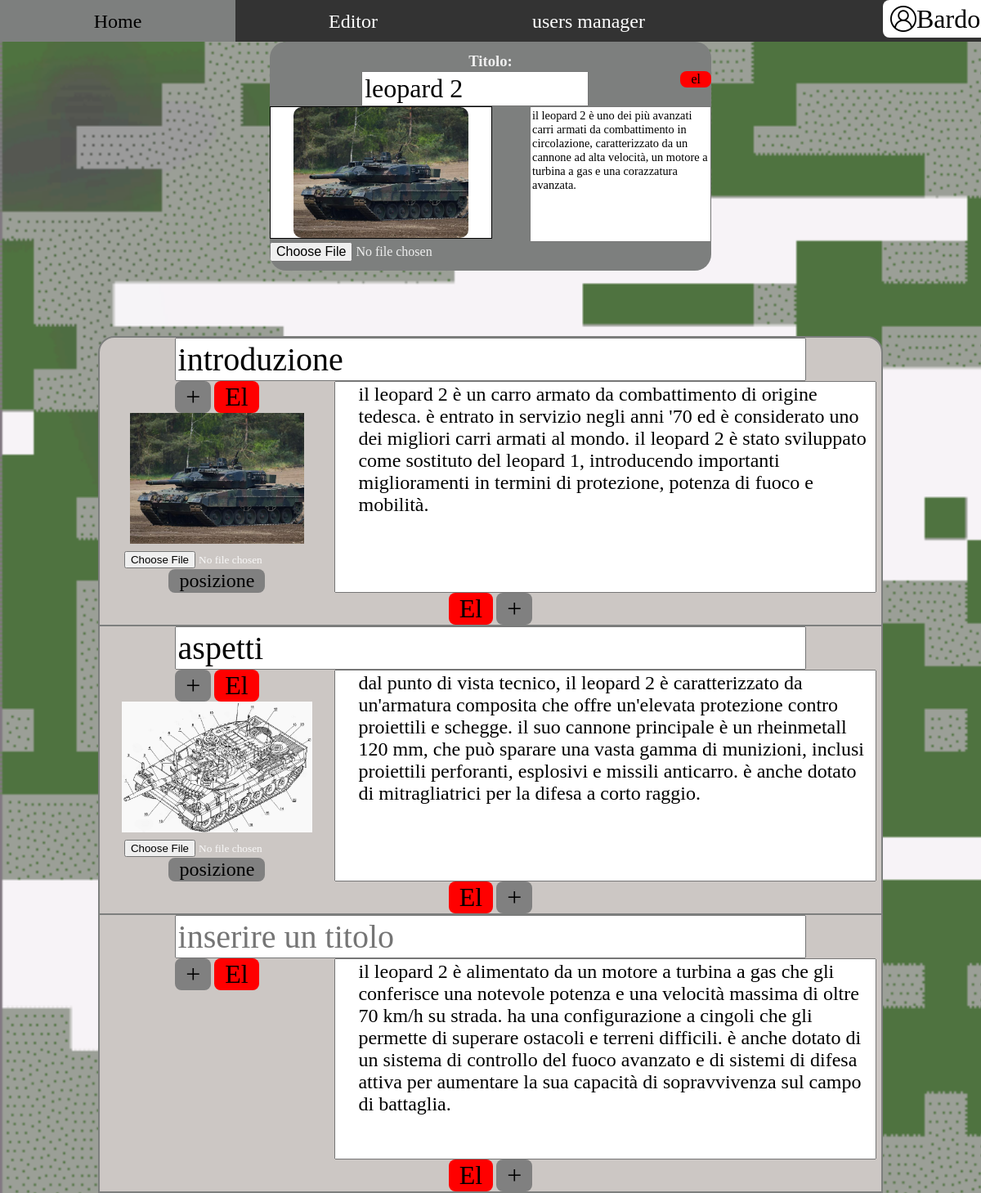
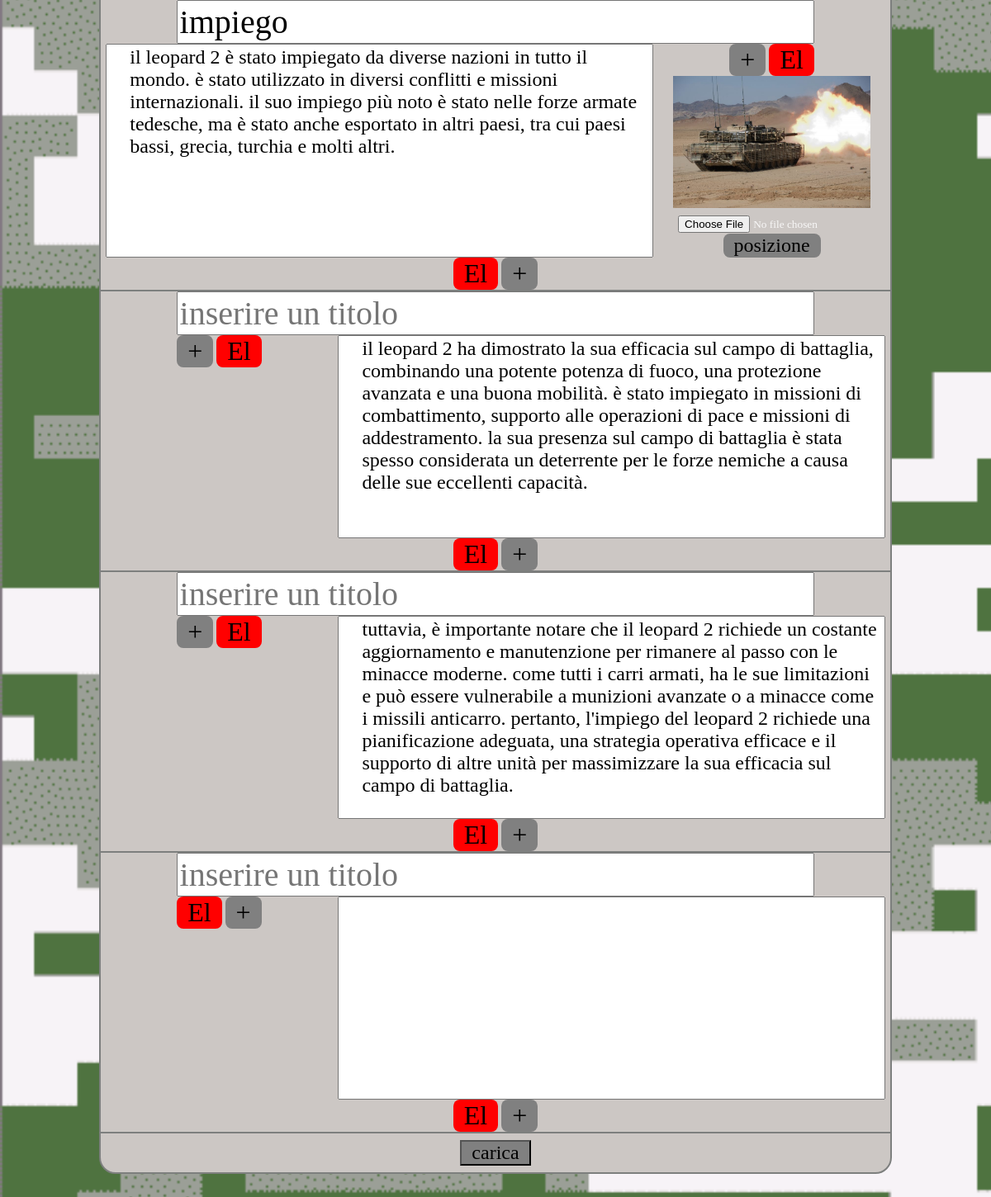
The page /editor.php?id=3 (signed in) on the database its author committed (2 pictures, top to bottom).
### tables this page shows
CREATE TABLE `articoli` (
  `id` int(11) NOT NULL,
  `titolo` varchar(255) DEFAULT NULL,
  `descrizione` text DEFAULT NULL,
  `giorno` datetime DEFAULT NULL,
  `logo` int(11) DEFAULT -1,
  `utente` varchar(50) DEFAULT NULL,
  `visualizzazioni` int(11) DEFAULT 0
);

CREATE TABLE `immagini` (
  `id` int(11) NOT NULL,
  `nome` varchar(255) DEFAULT NULL,
  `logo` tinyint(1) DEFAULT 0
);

CREATE TABLE `paragrafi` (
  `id` int(11) NOT NULL,
  `articolo` int(11) NOT NULL,
  `titolo` varchar(255) DEFAULT NULL,
  `contenuto` text DEFAULT NULL,
  `stile` int(11) DEFAULT 0
);

### editor.php (the view, shortened to what this page needs)
<?php
$id = -1;
if(!empty($_GET["id"]))
    $id = $_GET["id"];
$num = 1;
$pdo = new PDO("mysql:host=localhost; dbname=blog", "root", "");
?>
<!DOCTYPE html>
<html lang="it" >
    <head>
        <link rel="stylesheet" href="./css/common.css">
        <link rel="stylesheet" href="./css/editor.css">
    </head>
    <body>
        <div id="root">
            <div>
            <nav>
                <ul>
                    <li><a href="./index.php">Home</a></li>
                    <li><a href="./editor.php">Editor</a></li>
                    <li><?php
                        $text = "SELECT * FROM utenti WHERE username = ?";
                        $query= $pdo->prepare($text);
                        $query->execute([$_SESSION['user']]);
                        $row = $query->fetch();
                        if($row['ruolo']=='ADMIN'){
                            echo '<a href="./manager.php">users manager</a>';
                        }
                        ?>
                    </li>
                    <li id="logli"><div id="loginBtn"
                    ><img src="./img/account.png" alt="">
                    <?php
                        if(!empty($_SESSION['user'])){
                            echo '<p>'.$_SESSION["user"]."</p>";
                        }
                        else{
                            echo '<p>Accedi</p>';
                        }
                    ?>
                    </div>
                </li>
                </ul>
                </nav>
                <?php
                    $pdo = new PDO("mysql:host=localhost; dbname=blog", "root", "");
                    $text = "SELECT articoli.*, immagini.nome FROM articoli, immagini WHERE articoli.id = ? AND articoli.logo = immagini.id";
                    $query= $pdo->prepare($text);
                    $query->execute([$id]);
                    $articolo = $query->fetch();
                    $text = "SELECT * FROM paragrafi WHERE articolo = ?";
                    $query= $pdo->prepare($text);
                    $query->execute([$id]);
                    $paragrafi = $query->fetchAll();
                    $immagini=array();
                    $text = "SELECT nome, idParagrafo FROM immagini, immaginiDiParagrafi WHERE immagini.id = idImmagine AND idParagrafo = ? AND idArticolo = ?";
                    $query= $pdo->prepare($text);
                    foreach ($paragrafi as $value) {
                        $query->execute([$value['id'], $value['articolo']]);
                        $aus = $query->fetchAll();
                        foreach ($aus as $val) {
                            array_push($immagini,$val);
                        }
                    };
                ?>
                <div class="App">
                    <form action="editor.php?id=<?php echo $id ?>&m=1" method="post" enctype="multipart/form-data">
                        <div id='editorContainer'>
                            <article>
                                <div id="ediTitContainer">
                                    <h3 id="editorH3">Titolo:</h3>
                                    <input id="editorTitolo" type="text" placeholder="inserire un titolo" <?php if($articolo!=null)echo 'value="'.$articolo['titolo'].'"'?>></input>
                                    <?php if($id != -1)echo '<button id="eliminaArt" type=button onclick="delArt('.$id.')">el</button>'?>
                                </div>
                                <textarea id='editorDescArt'placeholder="inserire una descrizione"><?php if($articolo!=null)echo $articolo['descrizione']?></textarea>
                                <div id='editorImmagine'>
                                    <img id='editorImgArt' <?php if($articolo!=null)echo 'src="./img/'.$articolo['nome'].'"'?>>
                                </div>
                                <div id='editorInputs'>
                                    <input id="editorInputImg" type="file" accept="image/*" name="inputImg0" onchange="getImgData('editorImgArt','editorInputImg')"/>
                                </div>
                            </article>
                        </div>
                        <div id='bodyArticolo'>
                            <div id='formArticolo'>
                                <article id="paragZone">
                                    <?php
                                        foreach ($paragrafi as $value) {
                                            echo '
                                            <div id="paragrafo'.$num.'" class="paragrafo" ';
                                            if($value['stile']==1)echo 'style="flex-direction: row-reverse;"';
                                            echo '>
                                                <div id="subTitleContainer'.$num.'" class="subTitleContainer">
                                                    <input id="subTitle'.$num.'" class="subTitle" type="text" placeholder="inserire un titolo" value='.$value['titolo'].'></input>
                                                </div>
                                                <div id="'.$num.'" class="immagini">
                                                    <button type="button" class="insertImgBtn" onclick="insertImg('.$num.')">+</button>
                                                    <button type="button" class="delBtnImg" onclick="annullaImg('.$num.')">El</button>'
                                            ;
                                            $i = 0;
                                            foreach ($immagini as $val) {
                                                if($val['idParagrafo']==$value['id']){
                                                    $i++;
                                                    echo '  <div id="imgAndBtnContainer'.$num.'" class="imgAndBtnContainer">
                                                                <img id="immagine'.$num.''.$i.'" class="immagine" src="./img/'.$val['nome'].'">
                                                                <div class="onputImgContainer">
                                                                    <input type="hidden" class="imgName" id="imgName'.$num.''.$i.'" value="'.$val['nome'].'"/>
                                                                    <input class="inputImg" id="inputImg'.$num.''.$i.'" name="inputImg'.$num.''.$i.'" type="file" accept="image/*" onchange="getImgData(\'immagine'.$num.''.$i.'\',\'inputImg'.$num.''.$i.'\')"/>
                                                                </div>
                                                                </div>
                                                                '
                                                    ;
                                                }
                                            }
                                            if($i>0){
                                                echo '<button class="changePos" type="button" onclick="changePos('.$num.')">posizione</button>';
                                            }
                                            echo'
                                                </div>
                                                <textarea id="textarea'.$num.'" type="text" class="paragrafoContent">'.$value['contenuto'].'</textarea>
                                                <div style="width=fit-content; margin-left:auto; margin-right:auto;">
                                                    <button type="button" class="delBtnPar" onclick="annullaParag('.$num.')">El</button>
                                                    <button type="button" class="insertParag" onclick="insertParag('.$num.')">+</button>
                                                </div>
                                            </div>
                                            ';
                                            $num++;
                                        }
                                    ?>
                                    <div id="paragrafo<?php echo $num?>" class="paragrafo">
                                                <div id="subTitleContainer<?php echo $num?>" class="subTitleContainer">
                                                    <input id="subTitle<?php echo $num?>" class="subTitle" type="text" placeholder="inserire un titolo"></input>
                                                </div>
                                                <div id="<?php echo $num?>" class="immagini">
                                                    <button type="button" class="delBtnImg" onclick="annullaImg(<?php echo $num?>)">El</button>
                                                    <button type="button" class="insertImgBtn" onclick="insertImg(<?php echo $num?>)">+</button>
                                                </div>
                                                <textarea id="textarea<?php echo $num?>" type="text" class="paragrafoContent"></textarea>
                                                <div style="width=fit-content; margin-left:auto; margin-right:auto;">
                                                    <button type="button" class="delBtnPar" onclick="annullaParag(<?php echo $num?>)">El</button>
                                                    <button type="button" class="insertParag" onclick="insertParag(<?php echo $num?>)">+</button>
                                                </div>
                                            </div>
                                </article>
                            <input id="invio" type="submit" value="carica" onclick="invia(<?php echo $id;?>)"/>
                            </div>
                        </div>
                    </form>
                </div>
            </div>
        </div>
    </body>
</html>

### css/common.css (style rules this page uses)
* { font-family: font; }
:root { font-family: font; font-size: 16px; line-height: 24px; font-weight: 400; color-scheme: light dark; color: rgba(255, 255, 255, 0.87); background-color: #242424; font-synthesis: none; text-rendering: optimizeLegibility; -webkit-font-smoothing: antialiased; -moz-osx-font-smoothing: grayscale; -webkit-text-size-adjust: 100%; }
#root { position:inherit; width: 100%; text-align: center; }
html { min-height: 100vh; }
body { place-items:initial; min-width: 320px; min-height: 100vh; margin:0; display: flex; flex-direction: column; background-image:url('../img/background1.png'); background-repeat: no-repeat; background-size: cover; }
button { border-radius: 8px; border: 1px solid transparent; padding: 0.6em 1.2em; font-size: 1em; font-weight: 500; font-family: inherit; background-color: #1a1a1a; cursor: pointer; transition: border-color 0.25s; }
nav { z-index: 999; position: sticky; top:0; }
ul { list-style-type: none; margin: 0; padding: 0; overflow: hidden; background-color: #333; }
li { width: 24%; float: left; }
#loginBtn { background-color: white; width: 100%; color: black; display: inline-flex; align-items: center; border-radius: 8px; border: 1px solid transparent; max-height: 4vh; padding: 0.5vw 1vh; font-size: 1em; font-weight: 500; font-family: inherit; cursor: pointer; transition: border-color 0.25s; }
#loginBtn img { max-height: 4vh; height: auto; }
#loginBtn p { text-align: center; font-size: 200%; margin:0; }
li a { font-size: 3vh; min-height: 3vh; padding: 1.7vh 1vw; display: block; color: white; text-align: center; text-decoration: none; transition: background-color 0.5s, color 0.5s; }
#logli { width: 10%; float: right; align-items: baseline; }

### css/editor.css (style rules this page uses)
#editorH3 { margin: 0; }
#ediTitContainer { width: 100%; }
#editorTitolo { width: 50%; font-size: 200%; }
#editorDescArt { resize: none; font-size: 90%; float: right; width: 40%; height: 20vh; }
#editorImmagine { background-color: white; width: 50%; height: 10em; justify-content: center; display: flex; align-items: center; border: 1px black solid; }
#editorInputs { width: 100%; display: flex; }
#editorInputImg { font-size: 100%; }
#editorImgArt { max-width: 100%; max-height: 100%; border-radius: 10px; }
#editorContainer { min-height: 35vh; max-height: 35vh; text-overflow: ellipsis; overflow: hidden; display: inline-flex; justify-content: flex-end; align-items: center; flex-wrap: wrap; width: 45%; margin-right: 2.5%; margin-left: 2.5%; background-color: rgb(125,127,126); border-radius: 20px; transition: background-color 0.5s; }
#editorContainer article { width: 100%; }
#bodyArticolo { width: 80%; margin-left: auto; margin-right: auto; }
#formArticolo { min-height: 60vh; margin-left: auto; margin-right: auto; margin-bottom: 10vh; margin-top: 10vh; background-color: rgb(204, 199, 196); border: solid rgb(125,127,126) 2px; border-radius: 20px; }
.paragrafo { width: 100%; display: inline-flex; flex-wrap: wrap; border-bottom: solid rgb(125,127,126) 2px; }
.paragrafoContent { font-size: 150%; resize: none; text-align: start; min-height: 30vh; width: 66%; padding-left: 3%; }
.onputImgContainer { width: 100%; }
.immagini { width: 30%; }
.immagine { max-width:100%; max-height: 20vh; }
.insertImgBtn { background-color: grey; font-size: 200%; padding: 0 1vw; }
.insertParag { background-color: grey; font-size: 200%; padding: 0 1vw; }
.delBtnPar { background-color: red; font-size: 200%; padding: 0 1vw; }
.delBtnImg { background-color: red; font-size: 200%; padding: 0 1vw; }
.changePos { background-color: grey; font-size: 150%; padding: 0 1vw; }
.subTitle { width: 80%; font-size:250%; margin-left: auto; margin-right: auto; }
.subTitleContainer { width: 100%; }
#eliminaArt { float: right; background-color: red; padding: 0 1vw; }
#invio { background-color: grey; margin: 1vh; font-size: 150%; padding: 0 1vw; }

### rows shown on the page
articoli: titolo "leopard 2", descrizione "il leopard 2 è uno dei più avanzati carri armati da combattimento in circolazione, caratterizzato da un cannone ad alta velocità, un motore a turbina a gas e una corazzatura avanzata.", logo.nome (picture)
paragrafi: titolo "introduzione", id 1 (drawn), contenuto "il leopard 2 è un carro armato da combattimento di origine tedesca. è entrato in servizio negli anni '70 ed è considerato uno dei migliori carri armati al mondo. il leopard 2 è stato sviluppato come sostituto del leopard 1, introducendo importanti miglioramenti in termini di protezione, potenza di fuoco e mobilità."
paragrafi: titolo "aspetti", contenuto "dal punto di vista tecnico, il leopard 2 è caratterizzato da un'armatura composita che offre un'elevata protezione contro proiettili e schegge. il suo cannone principale è un rheinmetall 120 mm, che può sparare una vasta gamma di munizioni, inclusi proiettili perforanti, esplosivi e missili anticarro. è anche dotato di mitragliatrici per la difesa a corto raggio."
paragrafi: contenuto "il leopard 2 è alimentato da un motore a turbina a gas che gli conferisce una notevole potenza e una velocità massima di oltre 70 km/h su strada. ha una configurazione a cingoli che gli permette di superare ostacoli e terreni difficili. è anche dotato di un sistema di controllo del fuoco avanzato e di sistemi di difesa attiva per aumentare la sua capacità di sopravvivenza sul campo di battaglia."
paragrafi: titolo "impiego", contenuto "il leopard 2 è stato impiegato da diverse nazioni in tutto il mondo. è stato utilizzato in diversi conflitti e missioni internazionali. il suo impiego più noto è stato nelle forze armate tedesche, ma è stato anche esportato in altri paesi, tra cui paesi bassi, grecia, turchia e molti altri."
paragrafi: contenuto "il leopard 2 ha dimostrato la sua efficacia sul campo di battaglia, combinando una potente potenza di fuoco, una protezione avanzata e una buona mobilità. è stato impiegato in missioni di combattimento, supporto alle operazioni di pace e missioni di addestramento. la sua presenza sul campo di battaglia è stata spesso considerata un deterrente per le forze nemiche a causa delle sue eccellenti capacità."
paragrafi: contenuto "tuttavia, è importante notare che il leopard 2 richiede un costante aggiornamento e manutenzione per rimanere al passo con le minacce moderne. come tutti i carri armati, ha le sue limitazioni e può essere vulnerabile a munizioni avanzate o a minacce come i missili anticarro. pertanto, l'impiego del leopard 2 richiede una pianificazione adeguata, una strategia operativa efficace e il supporto di altre unità per massimizzare la sua efficacia sul campo di battaglia."

### other values the page prints
$_SESSION["user"] "Bardo"
